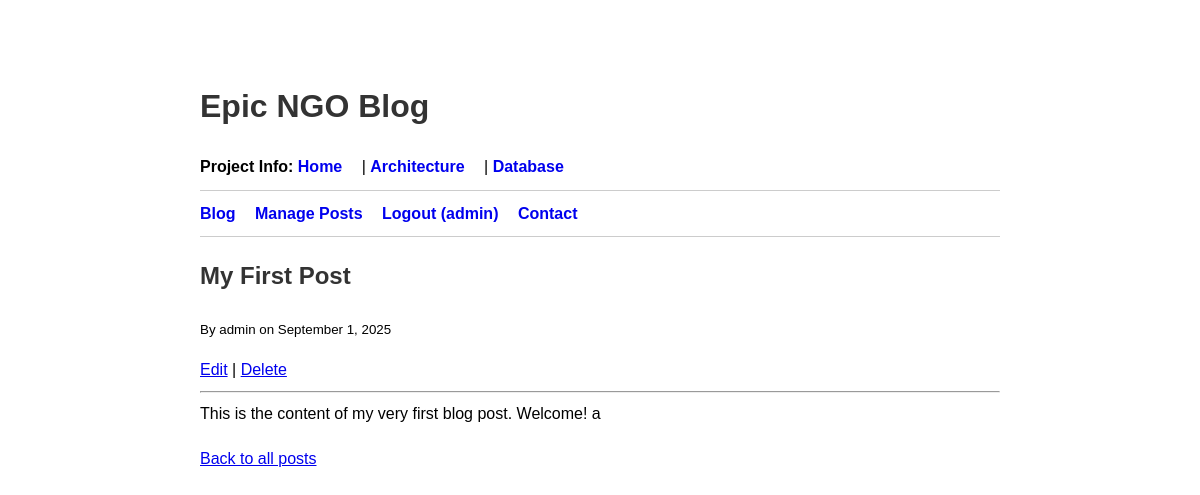
The app's page /index.php?action=show_post&id=1 (signed in) with its own data.
### tables this page shows
CREATE TABLE `posts` (
  `id` int(11) NOT NULL AUTO_INCREMENT,
  `title` varchar(255) NOT NULL,
  `content` text NOT NULL,
  `created_at` timestamp NULL DEFAULT current_timestamp(),
  `user_id` int(11) DEFAULT NULL,
  PRIMARY KEY (`id`),
  KEY `fk_user` (`user_id`),
  CONSTRAINT `fk_user` FOREIGN KEY (`user_id`) REFERENCES `users` (`id`) ON DELETE SET NULL
);

CREATE TABLE `users` (
  `id` int(11) NOT NULL AUTO_INCREMENT,
  `username` varchar(100) NOT NULL,
  `password` varchar(255) NOT NULL,
  `role` enum('admin','writer','reader') NOT NULL DEFAULT 'reader',
  PRIMARY KEY (`id`),
  UNIQUE KEY `username` (`username`)
);

### app/controllers/PageController.php (called while the page is built, shortened)
<?php
class PageController extends BaseController {
    private $pdo;
    public function __construct($pdo, $config) {
        $this->pdo = $pdo;
    }
    public function showPost() {
        $post = getPostById($this->pdo, $_GET['id']);
        $this->render('post_single', ['pageTitle' => 'View Post', 'post' => $post]);
    }
}

### app/models/Post.php (called while the page is built, shortened)
<?php
function getPostById($pdo, $id) {
$sql = "SELECT p.id, p.title, p.content, p.created_at, p.user_id, u.username as author
FROM posts p
LEFT JOIN users u ON p.user_id = u.id
WHERE p.id = ?";
$stmt = $pdo->prepare($sql);
$stmt->execute([$id]);
return $stmt->fetch();
}
?>

### public/index.php (called while the page is built, shortened)
<?php
require_once '../app/database.php';
require_once '../app/models/Post.php';
require_once '../app/controllers/PageController.php';
function isLoggedIn() { return isset($_SESSION['user_id']); }
function isAdmin() { return isLoggedIn() && $_SESSION['role'] === 'admin'; }
$action = $_GET['action'] ?? null;
$page = $_GET['page'] ?? null;
$isPost = $_SERVER['REQUEST_METHOD'] === 'POST';
$report_actions = ['generate_report'];
if ($page) {
    $controller = new PageController($pdo, $config);
    match ($page) {
        'architecture' => $controller->architecture(),
        'database' => $controller->database(),
        default => $controller->home(),
    };
}
elseif (in_array($action, $report_actions)) {
    $controller = new ReportController($pdo);
    match ($action) {
        'generate_report' => $controller->generatePostReport(),
    };
}
else {
    $controller = new PageController($pdo, $config);
    match ($action) {
        'show_post' => $controller->showPost(),
        'contact' => $controller->contactForm(),
        'send_contact' => $isPost ? $controller->sendContactEmail() : redirect('index.php?action=contact'),
        'list_posts' => $controller->listPosts(),
        default => isLoggedIn() ? $controller->listPosts() : $controller->home(),
    };
}

### app/controllers/BaseController.php (called while the page is built)
<?php
class BaseController {
    protected function render($viewFile, $data = []) {
        extract($data);
        include '../app/views/layouts/header.php';
        include '../app/views/' . $viewFile . '.php';
        include '../app/views/layouts/footer.php';
    }
}

### app/views/post_single.php (the view)
<?php if ($post): ?>
    <h2><?php echo htmlspecialchars($post['title']); ?></h2>
    <p><small>By <?php echo htmlspecialchars($post['author'] ?? 'Unknown'); ?> on <?php echo date('F j, Y', strtotime($post['created_at'])); ?></small></p>
    <?php if (isAdmin() || (isWriter() && $_SESSION['user_id'] == $post['user_id'])): ?>
        <div>
            <a href="index.php?action=edit_post&id=<?php echo $post['id']; ?>">Edit</a> |
            <a href="index.php?action=delete_post&id=<?php echo $post['id']; ?>" onclick="return confirm('Are you sure?');">Delete</a>
        </div>
        <hr>
    <?php endif; ?>
    <div><?php echo nl2br(htmlspecialchars($post['content'])); ?></div>
<?php else: ?>
    <h2>Post Not Found</h2>
<?php endif; ?>
<p style="margin-top: 20px;"><a href="index.php?action=list_posts">Back to all posts</a></p>

### app/views/layouts/header.php (style rules this page uses)
body { font-family: sans-serif; max-width: 800px; margin: 40px auto; padding: 20px; line-height: 1.6; }
h1, h2, h3 { color: #333; }

### records on screen
posts: title "My First Post", user.username "admin", created_at "September 1, 2025", content "This is the content of my very first blog post. Welcome! a"

### other values on screen
$_SESSION['username'] "admin"
